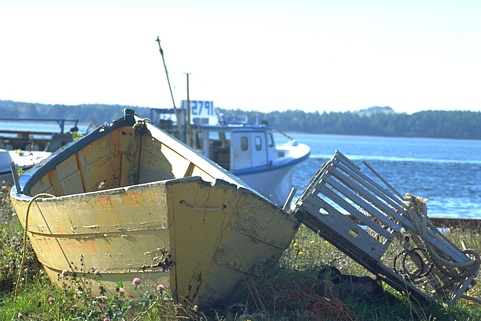
//> input picture HW3/HW3_images/P3/Boat.jpg, 481 x 321 px
$ ./CannyStill1   (built with g++ and OpenCV 4)
//> lines starting //> are read from the running program, lines starting //| are printed output that depends on the picture; after the words box and inside, x2 and y2 are one past the last pixel; in counts of white or black regions, pixels touching at a corner belong together
// CannyStill.cpp

#include<opencv2/core/core.hpp>
#include<opencv2/highgui/highgui.hpp>
#include<opencv2/imgproc/imgproc.hpp>
#include<iostream>
#include<conio.h>           // may have to modify this line if not using Windows
using namespace cv;

///////////////////////////////////////////////////////////////////////////////////////////////////
int main() {

	 Mat imgOriginal;        // input image
	 Mat imgGrayscale;       // grayscale of input image
	 Mat imgBlurred;         // intermediate blured image
	 Mat imgCanny;           // Canny edge image

	imgOriginal =  imread("Boat.jpg");          // open image
//> imgOriginal is the input picture: 321 rows x 481 cols, CV_8UC3; mean B, G, R 167, 166.4, 154.8

	if (imgOriginal.empty()) {                                  // if unable to open image
		std::cout << "error: image not read from file\n\n";     // show error message on command line
		_getch();                                               // may have to modify this line if not using Windows
		return(0);                                              // and exit program
	}

	 cvtColor(imgOriginal, imgGrayscale, CV_BGR2GRAY);       // convert to grayscale
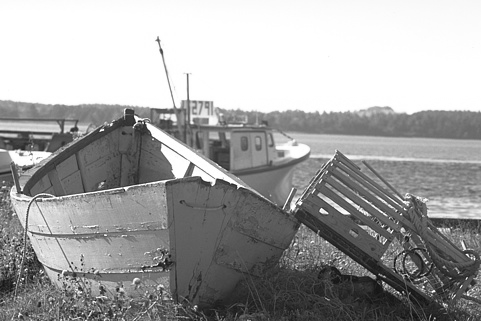
//> imgGrayscale: 321 rows x 481 cols, CV_8UC1; min 8, max 255, mean 163

	 GaussianBlur(imgGrayscale,          // input image
		imgBlurred,                         // output image
		 Size(5, 5),                     // smoothing window width and height in pixels
		1.5);                               // sigma value, determines how much the image will be blurred
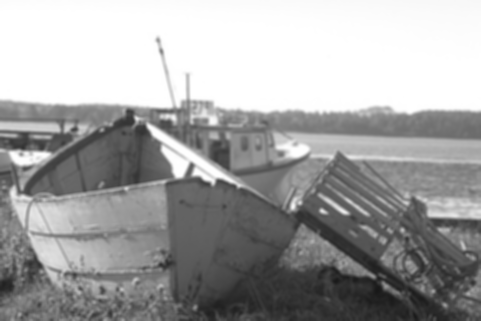
//> imgBlurred: 321 rows x 481 cols, CV_8UC1; min 24, max 255, mean 163

	 Canny(imgBlurred,           // input image
		imgCanny,                   // output image
		100,                        // low threshold
		200);                       // high threshold
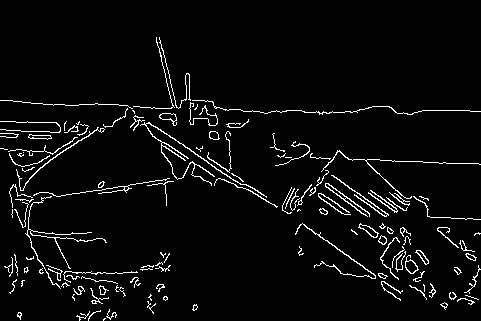
//> imgCanny: 321 rows x 481 cols, CV_8UC1; 4.3% white in thin lines or dots, all inside (x1, y1, x2, y2) = (0, 37, 481, 321)

									// declare windows
	 namedWindow("imgOriginal", CV_WINDOW_AUTOSIZE);     // note: you can use CV_WINDOW_NORMAL which allows resizing the window
	 namedWindow("imgCanny", CV_WINDOW_AUTOSIZE);        // or CV_WINDOW_AUTOSIZE for a fixed size window matching the resolution of the image
															// CV_WINDOW_AUTOSIZE is the default
	 imshow("imgOriginal", imgOriginal);     // show windows
	 imshow("imgCanny", imgCanny);

	 waitKey(0);                 // hold windows open until user presses a key

	return(0);
}

$ run again, with HW3/HW3_images/P3/Castle.jpg copied over HW3/HW3_images/P3/Boat.jpg
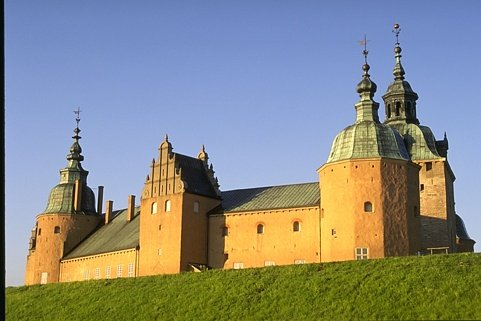
//> input picture HW3/HW3_images/P3/Castle.jpg, 481 x 321 px
//> imgOriginal is the input picture: 321 rows x 481 cols, CV_8UC3; mean B, G, R 133.8, 139.2, 136.2
//> `GaussianBlur(imgGrayscale, imgBlurred, Size(5, 5), 1.5);`:
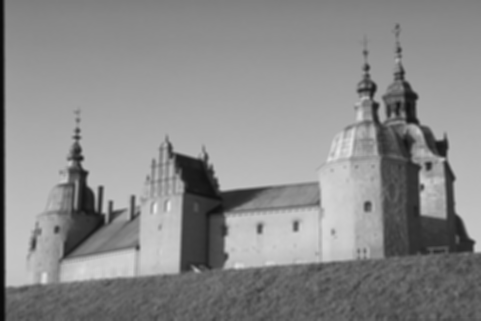
//> imgBlurred: 321 rows x 481 cols, CV_8UC1; min 10, max 233, mean 137.7
//> `Canny(imgBlurred, imgCanny, 100, 200);`:
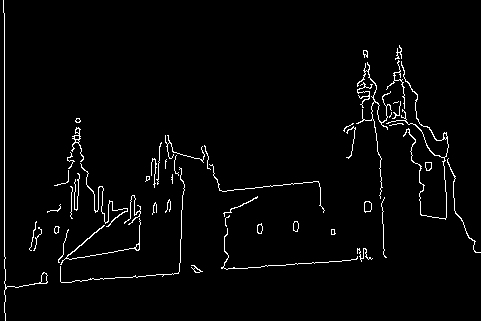
//> imgCanny: 321 rows x 481 cols, CV_8UC1; 2.6% white in thin lines or dots
